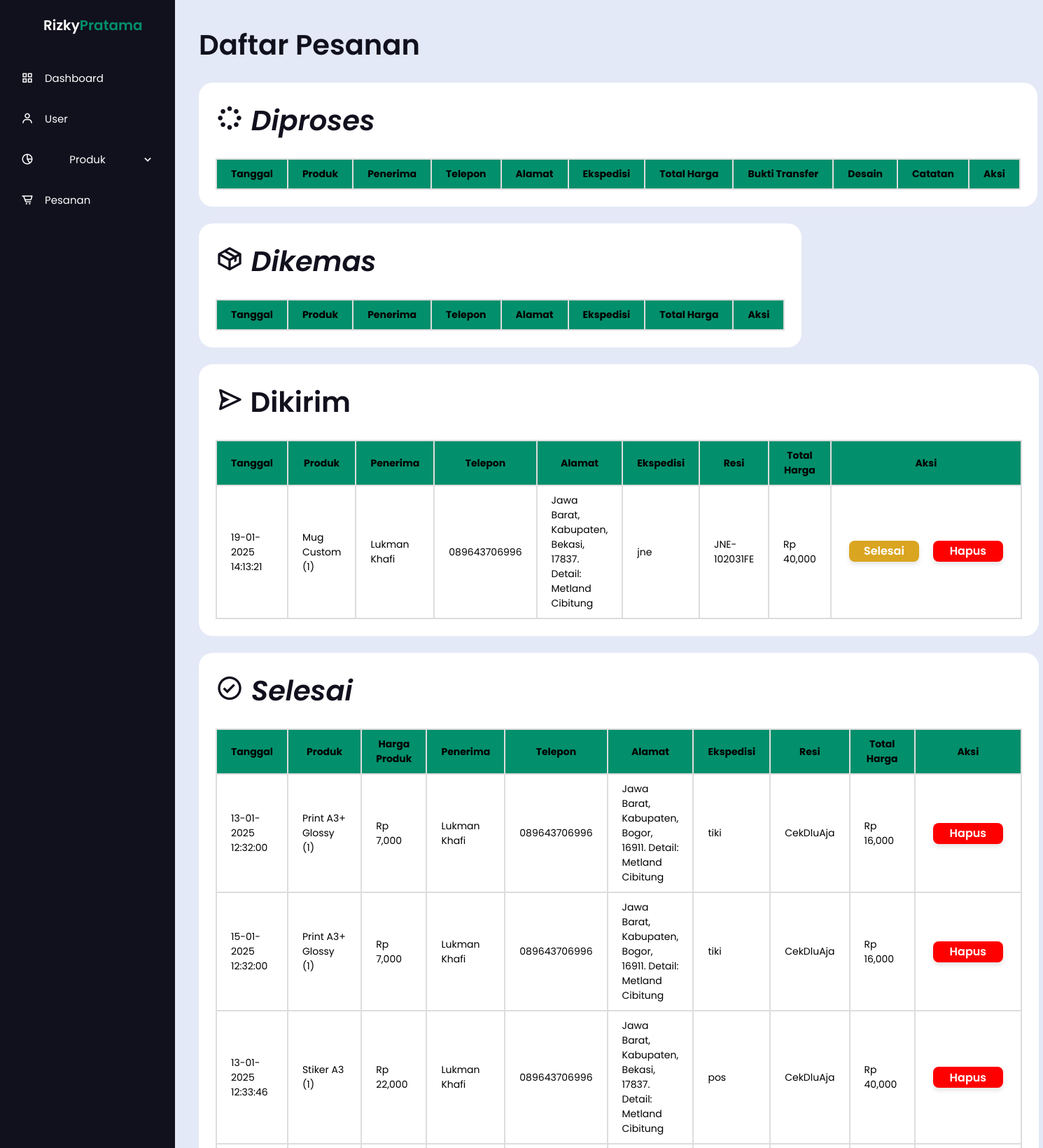
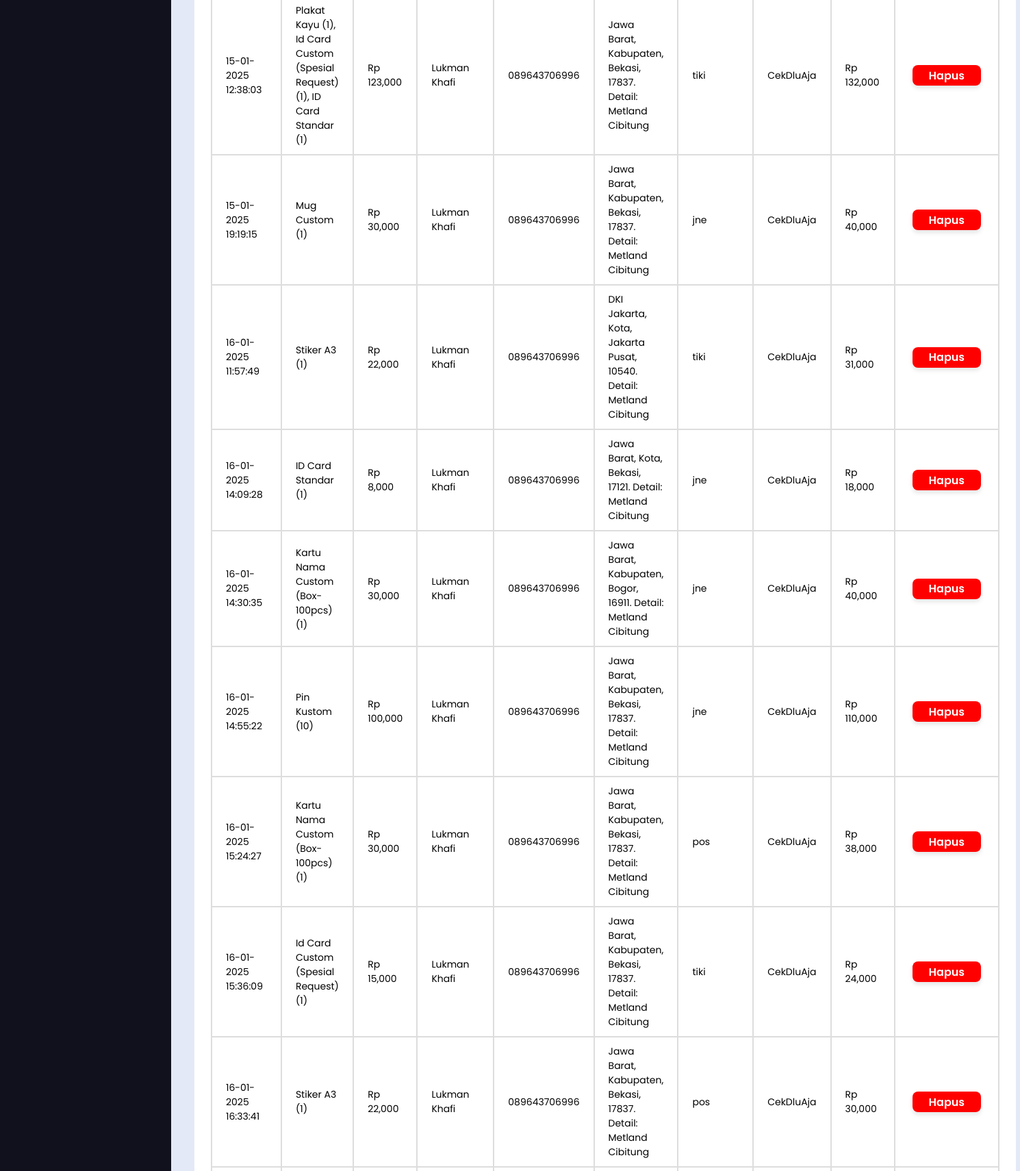
Screenshot of /admin/index.php?type=pesanan (signed in, upper part) with the database file from the repository (2 pictures, top to bottom).
### tables this page shows
CREATE TABLE `pesanan` (
  `id` int(11) NOT NULL,
  `id_user` int(11) NOT NULL,
  `namaLengkap` varchar(40) NOT NULL,
  `phone` varchar(13) NOT NULL,
  `alamat` varchar(100) NOT NULL,
  `ekspedisi` varchar(10) NOT NULL,
  `grand_total` varchar(8) NOT NULL,
  `total_ongkir` varchar(7) NOT NULL,
  `final_total` varchar(8) NOT NULL,
  `nama_produk` varchar(100) NOT NULL,
  `resi` varchar(12) NOT NULL,
  `tanggal` varchar(20) NOT NULL,
  `bukti` varchar(60) NOT NULL,
  `status_pesanan` varchar(10) NOT NULL,
  `desain` varchar(60) NOT NULL,
  `catatan` varchar(255) NOT NULL
);

### admin/pesanan.php (the view, shortened to what this page needs)
<section class="pesanan-section">
  <div class="pesanan" style="position: static;">
    <h1>Daftar Pesanan</h1>
    <div class="table">
      <div class="table-box">
        <div class="judul-box">
          <h1 class="processing-title">
            <i class="bx bx-loader-circle"></i> Diproses
          </h1>
        </div>
        <table id="tabel-proses">
          <thead>
            <tr>
              <th>Tanggal</th>
              <th>Produk</th>
              <th>Penerima</th>
              <th>Telepon</th>
              <th>Alamat</th>
              <th>Ekspedisi</th>
              <th>Total Harga</th>
              <th>Bukti Transfer</th>
              <th>Desain</th>
              <th>Catatan</th>
              <th>Aksi</th>
            </tr>
          </thead>
        </table>
      </div>
    </div>
    <div class="table">
      <div class="table-box">
        <div class="judul-box">
          <h1 class="packing-title">
            <i class="bx bx-package"></i> Dikemas
          </h1>
        </div>
        <table>
          <thead>
            <tr>
              <th>Tanggal</th>
              <th>Produk</th>
              <th>Penerima</th>
              <th>Telepon</th>
              <th>Alamat</th>
              <th>Ekspedisi</th>
              <th>Total Harga</th>
              <th>Aksi</th>
            </tr>
          </thead>
        </table>
      </div>
    </div>
    <div class="table">
      <div class="table-box">
        <h1 class="shipping-title">
          <i class="bx bx-send"></i> Dikirim
        </h1>
        <table id="tabel-kirim">
          <thead>
            <tr>
              <th>Tanggal</th>
              <th>Produk</th>
              <th>Penerima</th>
              <th>Telepon</th>
              <th>Alamat</th>
              <th>Ekspedisi</th>
              <th>Resi</th>
              <th>Total Harga</th>
              <th>Aksi</th>
            </tr>
          </thead>
          <tbody>
            <?php
            include("../php/config.php");
            $result = mysqli_query($con, "SELECT * FROM pesanan WHERE status_pesanan = 'dikirim'");
            while ($kirim = mysqli_fetch_assoc($result)):
              ?>
              <tr>
                <td>
                  <?= $kirim['tanggal'] ?>
                </td>
                <td>
                  <?= $kirim['nama_produk'] ?>
                </td>
                <td>
                  <?= $kirim['namaLengkap'] ?>
                </td>
                <td>
                  <?= $kirim['phone'] ?>
                </td>
                <td>
                  <?= $kirim['alamat'] ?>
                </td>
                <td>
                  <?= $kirim['ekspedisi'] ?>
                </td>
                <td>
                  <?= $kirim['resi'] ?>
                </td>
                <td>Rp
                  <?= number_format($kirim['final_total']) ?>
                </td>
                <td>
                  <div style="display: flex; justify-content: space-between; gap: 10px; width: 100%;">
                    <a href="#">
                      <button class="btn-hapus" id="selesai" data-id="<?= $kirim['id'] ?>"
                        style=" background-color: #DAA520;">Selesai</button>
                    </a>
                    <a href="hapus/hapus-kirim.php?id=<?= $kirim['id'] ?>" onclick="return confirm('Ingin menghapus?');">
                      <button class="btn-hapus">Hapus</button>
                    </a>
                  </div>
                </td>
              </tr>
            <?php endwhile; ?>
          </tbody>
        </table>
      </div>
    </div>
    <div class="table">
      <div class="table-box">
        <div class="judul-box">
          <h1 class="completed-title">
            <i class="bx bx-check-circle"></i> Selesai
          </h1>
        </div>
        <table>
          <thead>
            <tr>
              <th>Tanggal</th>
              <th>Produk</th>
              <th>Harga Produk</th>
              <th>Penerima</th>
              <th>Telepon</th>
              <th>Alamat</th>
              <th>Ekspedisi</th>
              <th>Resi</th>
              <th>Total Harga</th>
              <th>Aksi</th>
            </tr>
          </thead>
          <tbody>
            <?php
            include("../php/config.php");
            $result = mysqli_query($con, "SELECT * FROM pesanan WHERE status_pesanan = 'selesai'");
            while ($selesai = mysqli_fetch_assoc($result)):
              ?>
              <tr>
                <td>
                  <?= $selesai['tanggal'] ?>
                </td>
                <td>
                  <?= $selesai['nama_produk'] ?>
                </td>
                <td>Rp
                  <?= number_format($selesai['grand_total']) ?>
                </td>
                <td>
                  <?= $selesai['namaLengkap'] ?>
                </td>
                <td>
                  <?= $selesai['phone'] ?>
                </td>
                <td>
                  <?= $selesai['alamat'] ?>
                </td>
                <td>
                  <?= $selesai['ekspedisi'] ?>
                </td>
                <td>
                  <?= $selesai['resi'] ?>
                </td>
                <td>Rp
                  <?= number_format($selesai['final_total']) ?>
                </td>
                <td>
                  <a href="hapus/hapus-selesai.php?id=<?= $selesai["id"] ?>"
                    onclick="return confirm('Ingin menghapus?');"><button class="btn-hapus">Hapus</button></a>
                </td>
              </tr>
            <?php endwhile; ?>
          </tbody>
        </table>
      </div>
    </div>
  </div>
</section>

### style.css (style rules this page uses)
:root { --primary: #028f6c; --bg: #e4e9f7; }
* { margin: 0; padding: 0; box-sizing: border-box; outline: none; border: none; text-decoration: none; }
body { font-family: "Poppins", sans-serif; background-color: var(--bg); color: #fff; }
.pesanan { display: block; position: absolute; top: 0; left: 100%; width: auto; height: auto; padding: 1rem; margin: 0 3rem 0; }
button, .btn-back { font-family: "Poppins", sans-serif; font-weight: 600; border: none; border-radius: 5px; padding: 0.8rem 1.5rem; cursor: pointer; transition: all 0.3s ease; display: inline-flex; align-items: center; justify-content: center; box-shadow: 0 4px 6px rgba(0, 0, 0, 0.1); font-size: 1rem; }

### rows the page displays
pesanan: tanggal "19-01-2025 14:13:21", nama_produk "Mug Custom (1)", namaLengkap "Lukman Khafi", phone "089643706996", alamat "Jawa Barat, Kabupaten, Bekasi, 17837. Detail: Metland Cibitung", ekspedisi "jne", resi "JNE-102031FE", final_total "40,000"
pesanan: tanggal "13-01-2025 12:32:00", nama_produk "Print A3+ Glossy (1)", grand_total "7,000", namaLengkap "Lukman Khafi", phone "089643706996", alamat "Jawa Barat, Kabupaten, Bogor, 16911. Detail: Metland Cibitung", ekspedisi "tiki", resi "CekDluAja", final_total "16,000"
pesanan: tanggal "15-01-2025 12:32:00", nama_produk "Print A3+ Glossy (1)", grand_total "7,000", namaLengkap "Lukman Khafi", phone "089643706996", alamat "Jawa Barat, Kabupaten, Bogor, 16911. Detail: Metland Cibitung", ekspedisi "tiki", resi "CekDluAja", final_total "16,000"
pesanan: tanggal "13-01-2025 12:33:46", nama_produk "Stiker A3 (1)", grand_total "22,000", namaLengkap "Lukman Khafi", phone "089643706996", alamat "Jawa Barat, Kabupaten, Bekasi, 17837. Detail: Metland Cibitung", ekspedisi "pos", resi "CekDluAja", final_total "40,000"
pesanan: tanggal "15-01-2025 12:38:03", nama_produk "Plakat Kayu (1), Id Card Custom (Spesial Request) (1), ID Card Standar (1)", grand_total "123,000", namaLengkap "Lukman Khafi", phone "089643706996", alamat "Jawa Barat, Kabupaten, Bekasi, 17837. Detail: Metland Cibitung", ekspedisi "tiki", resi "CekDluAja", final_total "132,000"
pesanan: tanggal "15-01-2025 19:19:15", nama_produk "Mug Custom (1)", grand_total "30,000", namaLengkap "Lukman Khafi", phone "089643706996", alamat "Jawa Barat, Kabupaten, Bekasi, 17837. Detail: Metland Cibitung", ekspedisi "jne", resi "CekDluAja", final_total "40,000"
pesanan: tanggal "16-01-2025 11:57:49", nama_produk "Stiker A3 (1)", grand_total "22,000", namaLengkap "Lukman Khafi", phone "089643706996", alamat "DKI Jakarta, Kota, Jakarta Pusat, 10540. Detail: Metland Cibitung", ekspedisi "tiki", resi "CekDluAja", final_total "31,000"
pesanan: tanggal "16-01-2025 14:09:28", nama_produk "ID Card Standar (1)", grand_total "8,000", namaLengkap "Lukman Khafi", phone "089643706996", alamat "Jawa Barat, Kota, Bekasi, 17121. Detail: Metland Cibitung", ekspedisi "jne", resi "CekDluAja", final_total "18,000"
pesanan: tanggal "16-01-2025 14:30:35", nama_produk "Kartu Nama Custom (Box-100pcs) (1)", grand_total "30,000", namaLengkap "Lukman Khafi", phone "089643706996", alamat "Jawa Barat, Kabupaten, Bogor, 16911. Detail: Metland Cibitung", ekspedisi "jne", resi "CekDluAja", final_total "40,000"
pesanan: tanggal "16-01-2025 14:55:22", nama_produk "Pin Kustom (10)", grand_total "100,000", namaLengkap "Lukman Khafi", phone "089643706996", alamat "Jawa Barat, Kabupaten, Bekasi, 17837. Detail: Metland Cibitung", ekspedisi "jne", resi "CekDluAja", final_total "110,000"
pesanan: tanggal "16-01-2025 15:24:27", nama_produk "Kartu Nama Custom (Box-100pcs) (1)", grand_total "30,000", namaLengkap "Lukman Khafi", phone "089643706996", alamat "Jawa Barat, Kabupaten, Bekasi, 17837. Detail: Metland Cibitung", ekspedisi "pos", resi "CekDluAja", final_total "38,000"
pesanan: tanggal "16-01-2025 15:36:09", nama_produk "Id Card Custom (Spesial Request) (1)", grand_total "15,000", namaLengkap "Lukman Khafi", phone "089643706996", alamat "Jawa Barat, Kabupaten, Bekasi, 17837. Detail: Metland Cibitung", ekspedisi "tiki", resi "CekDluAja", final_total "24,000"
pesanan: tanggal "16-01-2025 16:33:41", nama_produk "Stiker A3 (1)", grand_total "22,000", namaLengkap "Lukman Khafi", phone "089643706996", alamat "Jawa Barat, Kabupaten, Bekasi, 17837. Detail: Metland Cibitung", ekspedisi "pos", resi "CekDluAja", final_total "30,000"
